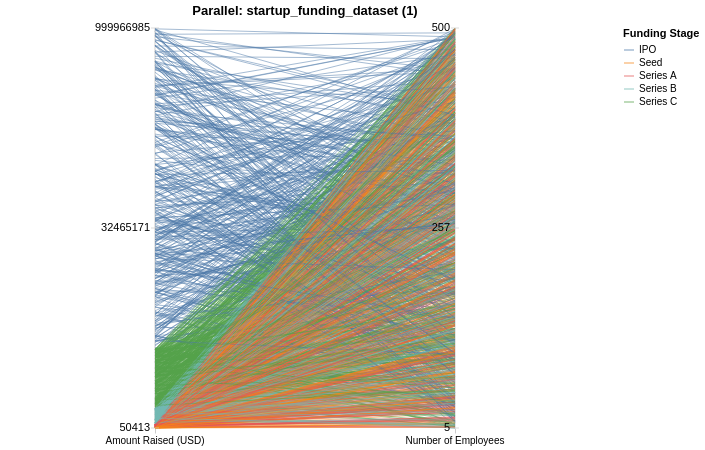

Here is the Vega-Lite specification saved for this chart:
### Vega-Lite specification from a JSON file in a GitHub repository (floating-point values rounded to 4 significant figures; data arrays with more than 128 entries replaced by an {"elided": "..."} marker saying what was removed)
{"$schema": "https://vega.github.io/schema/vega-lite/v5.json", "title": "Parallel: startup_funding_dataset (1)", "width": 600, "height": 400, "data": {"values": {"elided": "4000 records"}}, "encoding": {"x": {"field": "dimension", "type": "nominal", "sort": ["Amount Raised (USD)", "Number of Employees"], "axis": {"title": null, "labelAngle": 0}, "scale": {}}}, "layer": [{"data": {"values": [{"dimension": "Amount Raised (USD)"}, {"dimension": "Number of Employees"}]}, "mark": {"type": "rule", "color": "#ccc"}, "encoding": {}}, {"mark": {"type": "line", "opacity": 0.5, "strokeWidth": 1}, "encoding": {"y": {"field": "normalized_value", "type": "quantitative", "axis": null, "scale": {}}, "detail": {"field": "_index", "type": "nominal"}, "color": {"field": "Funding Stage", "type": "nominal"}}}, {"data": {"values": [{"dimension": "Amount Raised (USD)", "tick_level": "min", "tick_value": 0.0, "tick_label": 50410.0}, {"dimension": "Amount Raised (USD)", "tick_level": "mid", "tick_value": 0.5, "tick_label": 32470000.0}, {"dimension": "Amount Raised (USD)", "tick_level": "max", "tick_value": 1.0, "tick_label": 1000000000.0}, {"dimension": "Number of Employees", "tick_level": "min", "tick_value": 0.0, "tick_label": 5.0}, {"dimension": "Number of Employees", "tick_level": "mid", "tick_value": 0.5, "tick_label": 257.0}, {"dimension": "Number of Employees", "tick_level": "max", "tick_value": 1.0, "tick_label": 500.0}]}, "transform": [{"filter": "datum.tick_level === 'max'"}], "encoding": {"y": {"field": "tick_value", "type": "quantitative", "axis": null, "scale": {}}}, "layer": [{"mark": {"type": "text", "style": "label"}, "encoding": {"text": {"field": "tick_label", "type": "quantitative"}}}, {"mark": {"type": "tick", "style": "tick", "size": 8, "color": "#ccc"}}]}, {"data": {"values": [{"dimension": "Amount Raised (USD)", "tick_level": "min", "tick_value": 0.0, "tick_label": 50410.0}, {"dimension": "Amount Raised (USD)", "tick_level": "mid", "tick_value": 0.5, "tick_label": 32470000.0}, {"dimension": "Amount Raised (USD)", "tick_level": "max", "tick_value": 1.0, "tick_label": 1000000000.0}, {"dimension": "Number of Employees", "tick_level": "min", "tick_value": 0.0, "tick_label": 5.0}, {"dimension": "Number of Employees", "tick_level": "mid", "tick_value": 0.5, "tick_label": 257.0}, {"dimension": "Number of Employees", "tick_level": "max", "tick_value": 1.0, "tick_label": 500.0}]}, "transform": [{"filter": "datum.tick_level === 'mid'"}], "encoding": {"y": {"field": "tick_value", "type": "quantitative", "axis": null, "scale": {}}}, "layer": [{"mark": {"type": "text", "style": "label"}, "encoding": {"text": {"field": "tick_label", "type": "quantitative"}}}, {"mark": {"type": "tick", "style": "tick", "size": 8, "color": "#ccc"}}]}, {"data": {"values": [{"dimension": "Amount Raised (USD)", "tick_level": "min", "tick_value": 0.0, "tick_label": 50410.0}, {"dimension": "Amount Raised (USD)", "tick_level": "mid", "tick_value": 0.5, "tick_label": 32470000.0}, {"dimension": "Amount Raised (USD)", "tick_level": "max", "tick_value": 1.0, "tick_label": 1000000000.0}, {"dimension": "Number of Employees", "tick_level": "min", "tick_value": 0.0, "tick_label": 5.0}, {"dimension": "Number of Employees", "tick_level": "mid", "tick_value": 0.5, "tick_label": 257.0}, {"dimension": "Number of Employees", "tick_level": "max", "tick_value": 1.0, "tick_label": 500.0}]}, "transform": [{"filter": "datum.tick_level === 'min'"}], "encoding": {"y": {"field": "tick_value", "type": "quantitative", "axis": null, "scale": {}}}, "layer": [{"mark": {"type": "text", "style": "label"}, "encoding": {"text": {"field": "tick_label", "type": "quantitative"}}}, {"mark": {"type": "tick", "style": "tick", "size": 8, "color": "#ccc"}}]}], "config": {"axisX": {"domain": false, "labelAngle": 0, "tickColor": "#ccc", "title": null}, "view": {"stroke": null}, "style": {"label": {"baseline": "middle", "align": "right", "dx": -5}, "tick": {"orient": "horizontal"}}}, "transform": [], "params": []}
